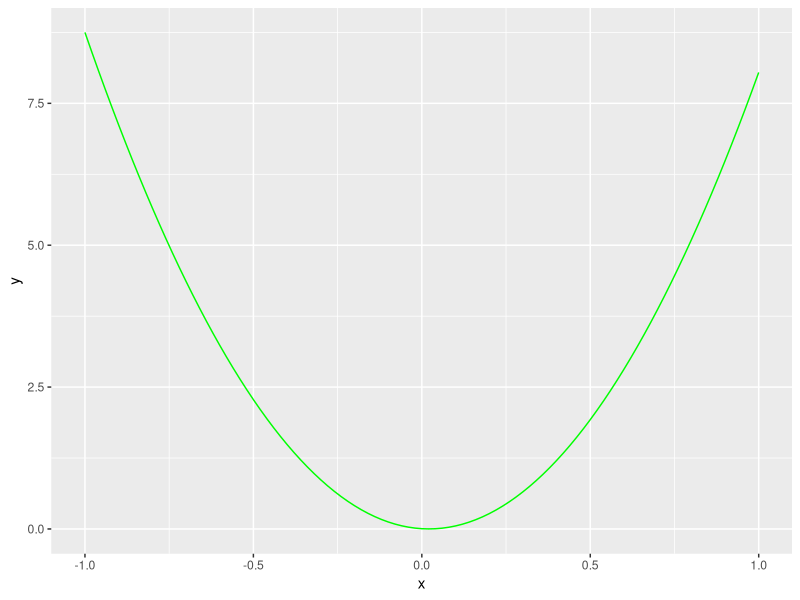
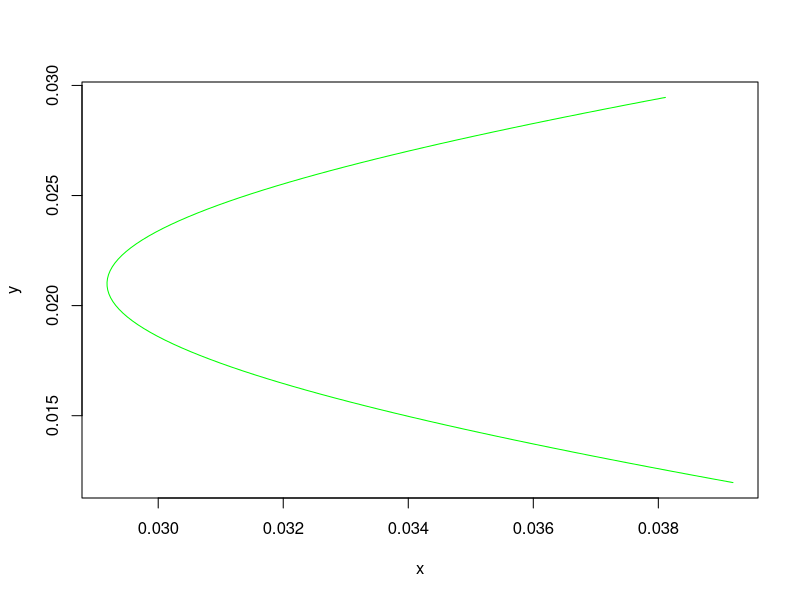

These charts were generated, in order, by the following R code:
time <- c(1,2,3,4,5,6,7)
prices.a <- c(57+6/8,59+7/8,59+3/8,55+4/8,56+2/8,59,60+2/8)
dividends.a <- c(0,0,0.725,0,0,0.725,0)
prices.b <- c(333,368,368+4/8,382+2/8,386,397+6/8,392)
dividends.b <- c(0,0,1.35,0,0,1.35,0)
prices.c <- c(106+6/8,108+2/8,124,122+2/8,135+4/8,141+6/8,165+6/8)
dividends.c <- c(0,0,0.4,0,0,0.42,0)

data <- data.frame(time, prices.a, dividends.a, prices.b, dividends.b, prices.c, dividends.c)
names(data) <- c('time', 'P.Security.1', 'D.Security.1', 'P.Security.2', 'D.Security.2', 'P.Security.3', 'D.Security.3')

getReturnRates <- function(prices, dividends) {
  returnRates <- c()
  n <- length(prices)
  for (i in 1:n-1) {
    returnRates <- c(returnRates, (prices[i+1]-prices[i]+dividends[i+1])/prices[i])    
  }
  returnRates
}

getAverageReturnRate <- function(returnRates) {
  sum <- 0
  n <- length(returnRates)
  for (i in 1:n) {
    sum <- sum + returnRates[i]
  }
  sum/n
}

getSampleVariance <- function(returnRates, averageReturnRate) {
  sum <- 0
  n <- length(returnRates)
  for (i in 1:n) {
    sum <- sum + (returnRates[i] - averageReturnRate)^2
  }
  sum/n
}

getSampleStandardDeviation <- function(sampleVariance) {
  sqrt(sampleVariance)
}

getSampleCovariance <- function(returnRates1, averageReturnRate1, returnRates2, averageReturnRate2) {
  sum <- 0
  n <- length(returnRates1)
  for (i in 1:n){
  sum <- sum + (returnRates1[i]-averageReturnRate1)*(returnRates2[i]-averageReturnRate2)    
  }
  sum/n
}

getSampleCorrelationCoeficient <- function(covariance, standardDeviation1, standardDeviation2) {
  covariance/standardDeviation1*standardDeviation2
}

getReturnRatesData <- function(data) {
  names <- c("Period")
  rates <- data.frame(1:(length(data[[1]])-1))
  N <- (ncol(data)-1)/2
  for (i in 1:N) {
    prices <- data[[i*2]]
    dividends <- data[[i*2+1]]
    returnRates <- getReturnRates(prices, dividends)
    names <- c(names, paste(c("Security.",i), collapse=""))
    rates <- cbind(rates, returnRates)
  }
  names(rates) <- names
  rates
}

getAverageReturnRatesData <- function(returnRatesdata) {
  names <- c()
  averageRates <- c()
  N <- ncol(returnRatesdata)-1
  for (i in 1:N) {
    returnRates <- returnRatesdata[[i+1]]
    averageReturnRate <- getAverageReturnRate(returnRates)
    averageRates <- cbind(averageRates, averageReturnRate)
    name <- paste(c("A.R.R.Security.",i), collapse="")
    names <- c(names, name)
  }
  averageRates <- data.frame(averageRates)
  names(averageRates) <- names
  averageRates
}

getSampleVariancesData <- function(returnRatesData, averageReturnRatesData) {
  names <- c()
  sampleVariances <- c()
  N <- ncol(returnRatesData)-1
  for (i in 1:N) {
    sum <- 0
    returnRates <- returnRatesData[[i+1]] 
    averageReturnRate <- averageReturnRatesData[[i]]
    sampleVariance <- getSampleVariance(returnRates, averageReturnRate)
    sampleVariances <- cbind(sampleVariances, sampleVariance)
    name <- paste(c("S.V.Security.",i), collapse="")
    names <- c(names, name)
  }
  sampleVariances <- data.frame(sampleVariances)
  names(sampleVariances) <- names
  sampleVariances
}

getStandardDeviationsData <- function(returnRatesData, averageReturnRatesData) {
  names <- c()
  standardDeviations <- c()
  N <- ncol(returnRatesData)-1
  for (i in 1:N) {
    sum <- 0
    returnRates <- returnRatesData[[i+1]] 
    averageReturnRate <- averageReturnRatesData[[i]]
    sampleVariance <- getSampleVariance(returnRates, averageReturnRate)
    standardDeviation <- getSampleStandardDeviation(sampleVariance)
    standardDeviations <- cbind(standardDeviations, standardDeviation)
    name <- paste(c("S.D.Security.",i), collapse="")
    names <- c(names, name)
  }
  standardDeviations <- data.frame(standardDeviations)
  names(standardDeviations) <- names
  standardDeviations
}

getSampleCovariancesData <- function(averageReturnRatesData, returnRatesData) {
  N <- ncol(averageReturnRatesData) # Number of securities
  vector.of.pairs <- c() # which is a matrix
  names <- c() # The names of the final data frame.
  sampleCovariances <-c()
  # Agarrar los pares.
  for(i in 1:N) {
    for (j in 1:N) {
      if (j > i) {
        # Se obtuvo el par (i,j)
        pair <- c(i,j)
        vector.of.pairs <- cbind(vector.of.pairs, pair)
        returnRates1 <- returnRatesData[[1+i]]
        returnRates2 <- returnRatesData[[1+j]]
        averageReturnRate1 <- averageReturnRatesData[[i]]
        averageReturnRate2 <- averageReturnRatesData[[j]]
        sampleCovariance <- getSampleCovariance(returnRates1, averageReturnRate1, returnRates2, averageReturnRate2)
        sampleCovariances <- cbind(sampleCovariances, sampleCovariance)
        name <- paste(c("S.C.Security.",i,"-",j), collapse="")
        names <- c(names, name)
      }
    }
  }
  sampleCovariances <- data.frame(sampleCovariances)
  names(sampleCovariances) <- names
  sampleCovariances
}

getSampleCorrelationCoeficientsData <- function(sampleCovariancesData, standardDeviationsData) {
  N <- ncol(standardDeviationsData)
  k <- 1
  sampleCorrelationCoefficients <- c()
  names <- c()
  for (i in 1:N) {
    for (j in 1:N) {
      if (j > i) {
        sampleCovariance <- sampleCovariancesData[[k]]
        standardDeviation1 <- standardDeviationsData[[i]]
        standardDeviation2 <- standardDeviationsData[[j]]
        correlationCoefficient <- sampleCovariance/(standardDeviation1*standardDeviation2)
        sampleCorrelationCoefficients <- cbind(sampleCorrelationCoefficients, correlationCoefficient)
        name <- paste(c("S.C.C.Security.",i,"-",j), collapse="")
        names <- c(names, name)
        k <- k + 1
      }
    }
  }
  sampleCorrelationCoefficients <- data.frame(sampleCorrelationCoefficients)
  names(sampleCorrelationCoefficients) <- names
  sampleCorrelationCoefficients
}

data
returnRatesData <- getReturnRatesData(data)
returnRatesData
averageReturnRatesData <- getAverageReturnRatesData(returnRatesData)
averageReturnRatesData
sampleVariancesData <- getSampleVariancesData(returnRatesData, averageReturnRatesData)
sampleVariancesData
standardDeviationsData <- getStandardDeviationsData(returnRatesData, averageReturnRatesData)
standardDeviationsData
sampleCovariancesData <- getSampleCovariancesData(averageReturnRatesData, returnRatesData)
sampleCovariancesData
sampleCorrelationCoefficientsData <- getSampleCorrelationCoeficientsData(sampleCovariancesData, standardDeviationsData)
sampleCorrelationCoefficientsData

a <- averageReturnRatesData[[1]]-averageReturnRatesData[[2]]
b <- averageReturnRatesData[[2]]

c <- sampleVariancesData[[1]] + sampleVariancesData[[2]] + -2*standardDeviationsData[[1]]*standardDeviationsData[[2]]*sampleCorrelationCoefficientsData[[1]]
d <- -2*sampleVariancesData[[2]] + 2*standardDeviationsData[[1]]*standardDeviationsData[[2]]*sampleCorrelationCoefficientsData[[1]]
e <- sampleVariancesData[[2]]

f <- -b/a
g <- 1/a

h <- c*g^2
i <- c*2*f*g + d*g
j <- c*f^2 + d*f + e

library('ggplot2')

# Plot the Markowitz parable for assets 1 and 2
Sp.squared <- function(Rp) {
  h*Rp^2 + i*Rp + j
}
ggplot(data.frame(x=c(-1, 1)), aes(x=x)) + stat_function(fun=Sp.squared, geom="line", color='green') + xlab("x") + ylab("y")

# Plot the Markowitz curve for assets 1 and 2
dat<- data.frame(t=seq(0, 1, by=0.01))
Rp <- function(t) t*averageReturnRatesData[[1]] + (1-t)*averageReturnRatesData[[2]]
Sp2 <- function(t) (t^2)*sampleVariancesData[[1]] + ((1-t)^2)*sampleVariancesData[[2]] + 2*t*(1-t)*sampleCovariancesData[[1]]
Sp <- function(t) sqrt((t^2)*sampleVariancesData[[1]] + ((1-t)^2)*sampleVariancesData[[2]] + 2*t*(1-t)*standardDeviationsData[[1]]*standardDeviationsData[[2]]*sampleCorrelationCoefficientsData[[1]])
dat$y=Rp(dat$t)
dat$x=Sp(dat$t)
with(dat, plot(x,y, type="l", col="green"))
